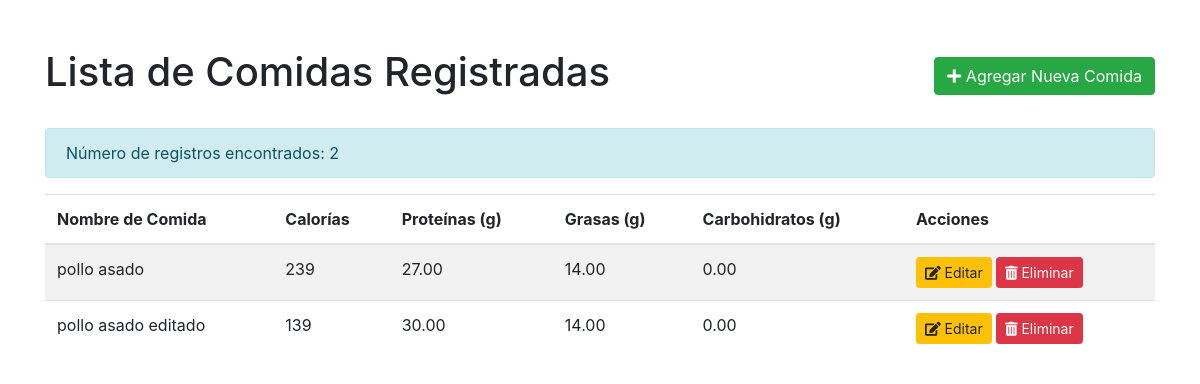
Page /controlpesos/controlpesos/ on the committed database.
### rutinas/models.py (models this page shows, shortened)
class Nutricion(models.Model):
    nombre_comida = models.CharField(max_length=100)
    calorias = models.IntegerField()
    proteinas = models.DecimalField(max_digits=5, decimal_places=2)
    grasas = models.DecimalField(max_digits=5, decimal_places=2)
    carbohidratos = models.DecimalField(max_digits=5, decimal_places=2)

### control_de_pesos/views.py (the view)
# urls.py: path('controlpesos/', views.ver_nutriciones, name='index'),
def ver_nutriciones(request):
    nutriciones = Nutricion.objects.all().order_by('nombre_comida')
    print(f"Cantidad de nutriciones encontradas: {nutriciones.count()}")
    for nutricion in nutriciones:
        print(f"Nutrición: {nutricion.nombre_comida}, Calorías: {nutricion.calorias}")
    return render(request, 'ver_nutriciones.html', {
        'nutriciones': nutriciones
    })

### templates/ver_nutriciones.html (shortened to what this page needs)
<!DOCTYPE html>
<html lang="es">
<head>
    <link rel="stylesheet" href="https://stackpath.bootstrapcdn.com/bootstrap/4.5.2/css/bootstrap.min.css">
    <link rel="stylesheet" href="https://cdnjs.cloudflare.com/ajax/libs/font-awesome/5.15.4/css/all.min.css">
</head>
<body>
    <div class="container mt-5">
        <div class="d-flex justify-content-between align-items-center mb-4">
            <h1>Lista de Comidas Registradas</h1>
            <a href="{% url 'controlpesos:agregar_comidas' %}" class="btn btn-success">
                <i class="fas fa-plus"></i> Agregar Nueva Comida
            </a>
        </div>
        {% if nutriciones %}
            <div class="alert alert-info">
                Número de registros encontrados: {{ nutriciones|length }}
            </div>
            <table class="table table-striped">
                <thead>
                    <tr>
                        <th>Nombre de Comida</th>
                        <th>Calorías</th>
                        <th>Proteínas (g)</th>
                        <th>Grasas (g)</th>
                        <th>Carbohidratos (g)</th>
                        <th>Acciones</th>
                    </tr>
                </thead>
                <tbody>
                    {% for nutricion in nutriciones %}
                        <tr>
                            <td>{{ nutricion.nombre_comida }}</td>
                            <td>{{ nutricion.calorias }}</td>
                            <td>{{ nutricion.proteinas }}</td>
                            <td>{{ nutricion.grasas }}</td>
                            <td>{{ nutricion.carbohidratos }}</td>
                            <td>
                                <a href="{% url 'mycoach:editar_plan_nutricional' nutricion.id %}" class="btn btn-warning btn-sm">
                                    <i class="fas fa-edit"></i> Editar
                                </a>
                                <button type="button" class="btn btn-danger btn-sm" data-toggle="modal" data-target="#deleteModal{{ nutricion.id }}">
                                    <i class="fas fa-trash-alt"></i> Eliminar
                                </button>
                            </td>
                        </tr>
                    {% endfor %}
                </tbody>
            </table>
        {% else %}
            <div class="alert alert-warning">
                No hay comidas registradas. <a href="{% url 'controlpesos:agregar_comidas' %}" class="alert-link">¡Agrega una ahora!</a>
            </div>
        {% endif %}
    </div>
</body>
</html>

### rows in the picture
Nutricion: nombre_comida "pollo asado", calorias "239", proteinas "27.00", grasas "14.00", carbohidratos "0.00"
Nutricion: nombre_comida "pollo asado editado", calorias "139", proteinas "30.00", grasas "14.00", carbohidratos "0.00"

### other values in the picture
{{ nutriciones|length }} "2"
